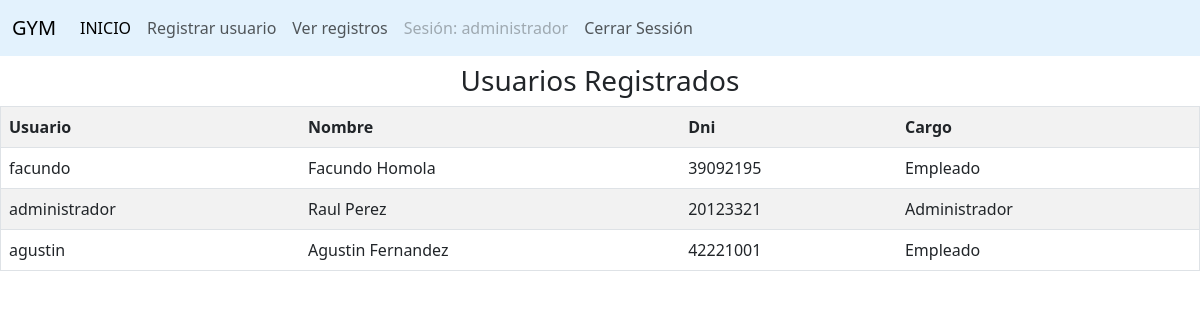
Page /gimnasio/bd/empleados.php (signed in) on the committed database.
### tables this page shows
CREATE TABLE `usuarios` (
  `id` int(11) NOT NULL,
  `user` varchar(250) NOT NULL,
  `pass` varchar(250) NOT NULL,
  `nombre` varchar(50) NOT NULL,
  `dni` int(11) NOT NULL,
  `id_cargo` int(11) NOT NULL
);

### gimnasio/bd/empleados.php (the view, shortened to what this page needs)
<!DOCTYPE html>
<html lang="en">
<head>
    <link href="./../css/bootstrap.min.css" type="text/css" rel="stylesheet">
</head>
<body>
<?php
    require('./../includes/header.php');
?>
<h3 class="mt-2 mb-2 text-center">Usuarios Registrados</h3>
<table border="1" class="table table-striped">
<tr>
    <td><b>Usuario</b></td>
    <td><b>Nombre</b></td>
    <td><b>Dni</b></td>
    <td><b>Cargo</b></td>
</tr>
<?php
$sql="SELECT * from usuarios";
$result=mysqli_query($conexion,$sql);
while($mostrar=mysqli_fetch_array($result)){
?>
<tr>
    <td><?php echo $mostrar['user'] ?></td>
    <td><?php echo $mostrar['nombre'] ?></td>
    <td><?php echo $mostrar['dni'] ?></td>
    <td>
        <?php
            if ($mostrar['id_cargo'] == 1 ) {
                echo "Administrador";
            }else{
                echo "Empleado";
            }
        ?>
    </td>
</tr>
<?php
}
?>
</table>
</body>
</html>

### rows in the picture
usuarios: user "facundo", nombre "Facundo Homola", dni "39092195", shows "Empleado"
usuarios: user "administrador", nombre "Raul Perez", dni "20123321", shows "Administrador"
usuarios: user "agustin", nombre "Agustin Fernandez", dni "42221001", shows "Empleado"

### other values in the picture
$user "administrador"
